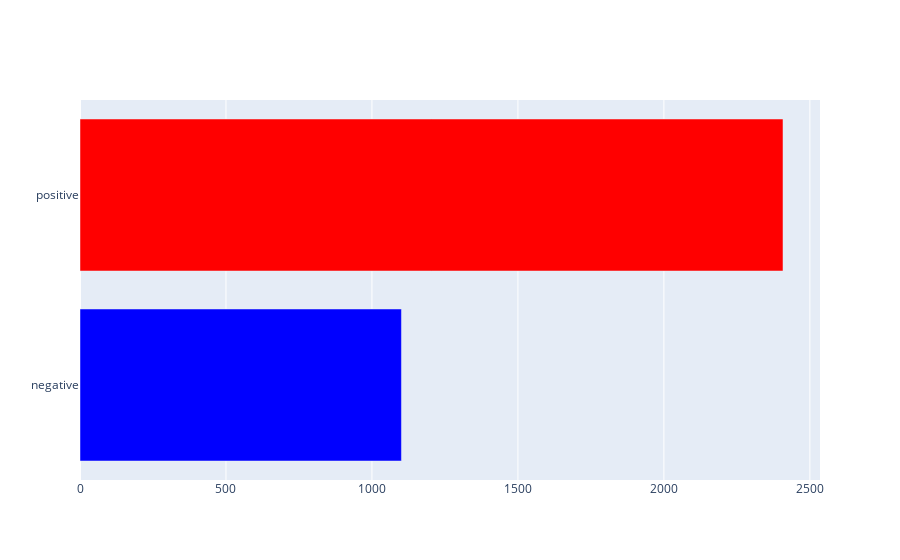

Notebook code cell kept with this figure:
### Code cell
df = pd.DataFrame(tuple_list, columns=['x','y'])

df['color'] = 'blue'
df['color'][1] = 'red'
df['color'][2] = 'green'

import plotly.graph_objects as go
fig = go.Figure(go.Bar(x=df['x'],
                y=df['y'],
                orientation ='h',
                marker={'color': df['color']}))
fig.show()

### Figure 1 — Plotly figure (JSON) as saved in the notebook; plotly's stock layout.template omitted (floating-point values rounded to 4 significant figures)
{"data": [{"marker": {"color": ["blue", "red"]}, "orientation": "h", "type": "bar", "x": [1101, 2408], "y": ["negative", "positive"]}], "layout": {}}
